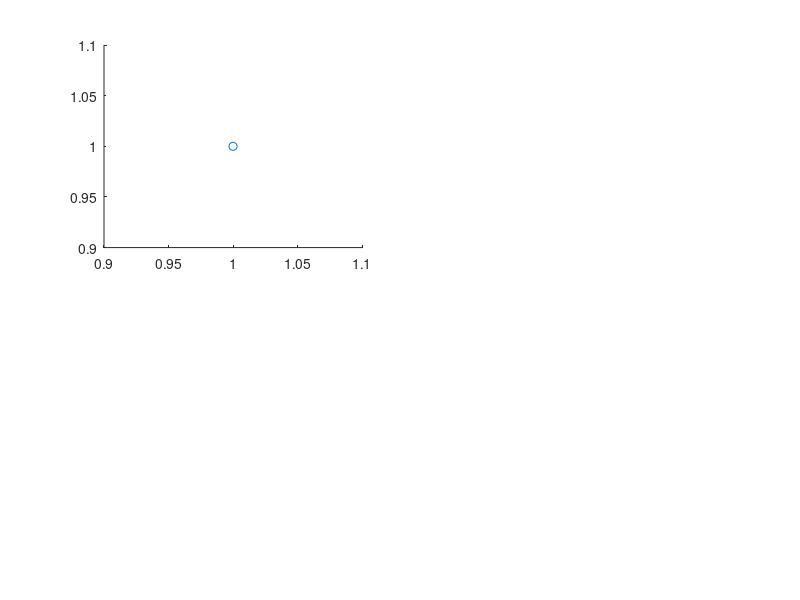

This chart was generated by the following MATLAB code: (Note: this script raises an error after producing the figure.)
load('10_98')
% errorbar(x,y,yneg,ypos,xneg,xpos,'o','MarkerSize',5,...
%     'MarkerEdgeColor','red','MarkerFaceColor','red','Linewidth',1);
% figure('units','normalized','position',[.2 .2 .4 .4])
figure(1)
subplot(2,2,1)
for i = 1:9
    errorbar(x(i),y1(i),yneg1(i),ypos1(i),xneg(i),xpos(i),'o','MarkerSize',5,'Linewidth',1);
    hold on
end
set(gca,'xscale','log')
xlabel('Time (seconds)')
ylabel('MGOSPA (Total)')
legend('\delta-GLMB','\delta-GLMB(Joint)','LMB','PMBM','PMBM(Recycle)',...
    'PMB(LBP)','PMB(LBP+Recycle)','PMB(Murty)','PMB(Murty+Recycle)','Location','best');
subplot(2,2,2)
for i = 1:9
    errorbar(x(i),y2(i),yneg2(i),ypos2(i),xneg(i),xpos(i),'o','MarkerSize',5,'Linewidth',1);
    hold on
end
set(gca,'xscale','log')
xlabel('Time (seconds)')
ylabel('MGOSPA (Loc)')
% legend('\delta-GLMB','\delta-GLMB(Joint)','LMB','PMBM','PMBM(Recycle)',...
%     'PMB(LBP)','PMB(LBP+Recycle)','PMB(Murty)','PMB(Murty+Recycle)','Location','best');
subplot(2,2,3)
for i = 1:9
    errorbar(x(i),y3(i),yneg3(i),ypos3(i),xneg(i),xpos(i),'o','MarkerSize',5,'Linewidth',1);
    hold on
end
set(gca,'xscale','log')
xlabel('Time (seconds)')
ylabel('MGOSPA (Missed)')
% legend('\delta-GLMB','\delta-GLMB(Joint)','LMB','PMBM','PMBM(Recycle)',...
%     'PMB(LBP)','PMB(LBP+Recycle)','PMB(Murty)','PMB(Murty+Recycle)','Location','best');
subplot(2,2,4)
for i = 1:9
    errorbar(x(i),y4(i),yneg4(i),ypos4(i),xneg(i),xpos(i),'o','MarkerSize',5,'Linewidth',1);
    hold on
end
set(gca,'xscale','log')
xlabel('Time (seconds)')
ylabel('MGOSPA (False)')
% legend('\delta-GLMB','\delta-GLMB(Joint)','LMB','PMBM','PMBM(Recycle)',...
%     'PMB(LBP)','PMB(LBP+Recycle)','PMB(Murty)','PMB(Murty+Recycle)','Location','best');

